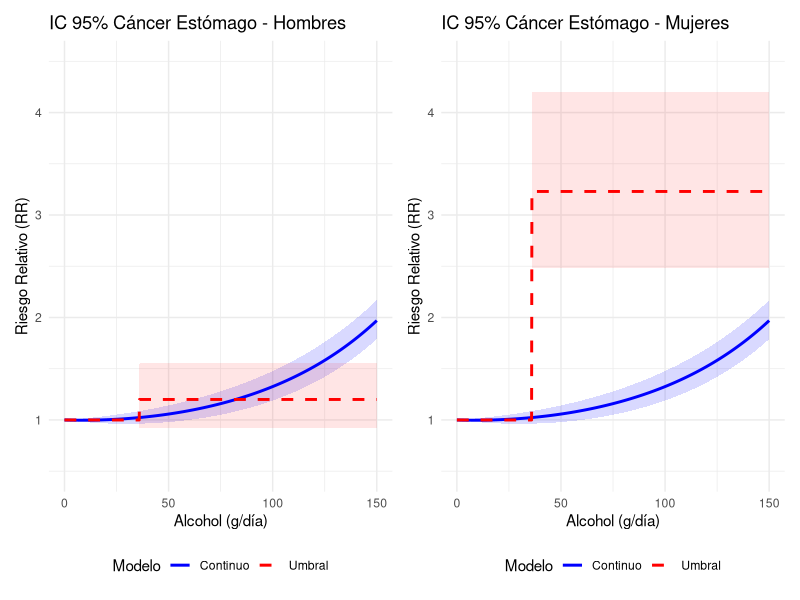

Recreate this plot in R.
# Cargar librerías
library(ggplot2)
library(patchwork)

set.seed(2125)
# 1. Definir exposición y distribución poblacional (Gamma)
x <- seq(0, 150, length.out = 1000)
gamma_dens <- dgamma(x, shape = 2, scale = 15)
scale_factor <- 4 / max(gamma_dens) # Ajuste visual para el fondo

print(paste0("Percentil del valor 36: ", pgamma(36, shape = 2, scale = 15) * 100))
# 2. Configurar parámetros del Modelo Continuo (Polinómico)
betaCurrent <- c(0, -0.00058, 0.000034, 0)
covBetaCurrent <- matrix(c(
  0, 0, 0, 0,
  0, 0.000001038, -0.00000000479, 0,
  0, -0.00000000479, 0.0000000000225, 0,
  0, 0, 0, 0
), nrow = 4, ncol = 4)

# 3. Construir matriz de diseño X para el cálculo de la varianza punto a punto
# Cada fila representa [1, x, x^2, x^3]
X_mat <- cbind(1, x, x^2, x^3)

# Predictor lineal (log RR)
lp_poly <- X_mat %*% betaCurrent

# Método Delta: Var(LP) = diag(X %*% Cov %*% t(X))
# Optimizado en R para evitar calcular una matriz gigante de 1000x1000:
var_lp_poly <- rowSums((X_mat %*% covBetaCurrent) * X_mat)
se_lp_poly <- sqrt(var_lp_poly)

# 4. Crear el Data Frame Base
df <- data.frame(
  x = x,
  densidad_escalada = gamma_dens * scale_factor,
  # Modelo Continuo con sus IC 95%
  rr_poly = exp(lp_poly),
  poly_low = exp(lp_poly - 1.96 * se_lp_poly),
  poly_high = exp(lp_poly + 1.96 * se_lp_poly)
)

# 5. Agregar el Modelo de Umbral (Paso) con sus IC 95%
se_step <- 0.133617

# Hombres (Base: log(1.20))
df$rr_step_m  <- ifelse(df$x < 36, 1, 1.20)
df$step_m_low  <- ifelse(df$x < 36, 1, exp(log(1.20) - 1.96 * se_step))
df$step_m_high <- ifelse(df$x < 36, 1, exp(log(1.20) + 1.96 * se_step))

# Mujeres (Base: log(3.23))
df$rr_step_f  <- ifelse(df$x < 36, 1, 3.23)
df$step_f_low  <- ifelse(df$x < 36, 1, exp(log(3.23) - 1.96 * se_step))
df$step_f_high <- ifelse(df$x < 36, 1, exp(log(3.23) + 1.96 * se_step))


# 6. GRAFICAR - HOMBRES
plot_male <- ggplot(df, aes(x = x)) +
  geom_area(aes(y = densidad_escalada), fill = "gray70", alpha = 0.25) +
  # Bandas de confianza (Ribbons)
  geom_ribbon(aes(ymin = poly_low, ymax = poly_high), fill = "blue", alpha = 0.15) +
  geom_ribbon(aes(ymin = step_m_low, ymax = step_m_high), fill = "red", alpha = 0.1) +
  # Líneas de los modelos
  geom_line(aes(y = rr_poly, color = "Continuo"), linewidth = 1) +
  geom_line(aes(y = rr_step_m, color = "Umbral"), linetype = "dashed", linewidth = 1) +
  scale_color_manual(values = c("Continuo" = "blue", "Umbral" = "red")) +
  scale_y_continuous(limits = c(0.5, 4.5), name = "Riesgo Relativo (RR)") +
  labs(title = "IC 95% Cáncer Estómago - Hombres", x = "Alcohol (g/día)", color = "Modelo") +
  theme_minimal() + theme(legend.position = "bottom")

# 7. GRAFICAR - MUJERES
plot_female <- ggplot(df, aes(x = x)) +
  geom_area(aes(y = densidad_escalada), fill = "gray70", alpha = 0.25) +
  # Bandas de confianza (Ribbons)
  geom_ribbon(aes(ymin = poly_low, ymax = poly_high), fill = "blue", alpha = 0.15) +
  geom_ribbon(aes(ymin = step_f_low, ymax = step_f_high), fill = "red", alpha = 0.1) +
  # Líneas de los modelos
  geom_line(aes(y = rr_poly, color = "Continuo"), linewidth = 1) +
  geom_line(aes(y = rr_step_f, color = "Umbral"), linetype = "dashed", linewidth = 1) +
  scale_color_manual(values = c("Continuo" = "blue", "Umbral" = "red")) +
  scale_y_continuous(limits = c(0.5, 4.5), name = "Riesgo Relativo (RR)") +
  labs(title = "IC 95% Cáncer Estómago - Mujeres", x = "Alcohol (g/día)", color = "Modelo") +
  theme_minimal() + theme(legend.position = "bottom")

# Desplegar ambos gráficos juntos
plot_male + plot_female
